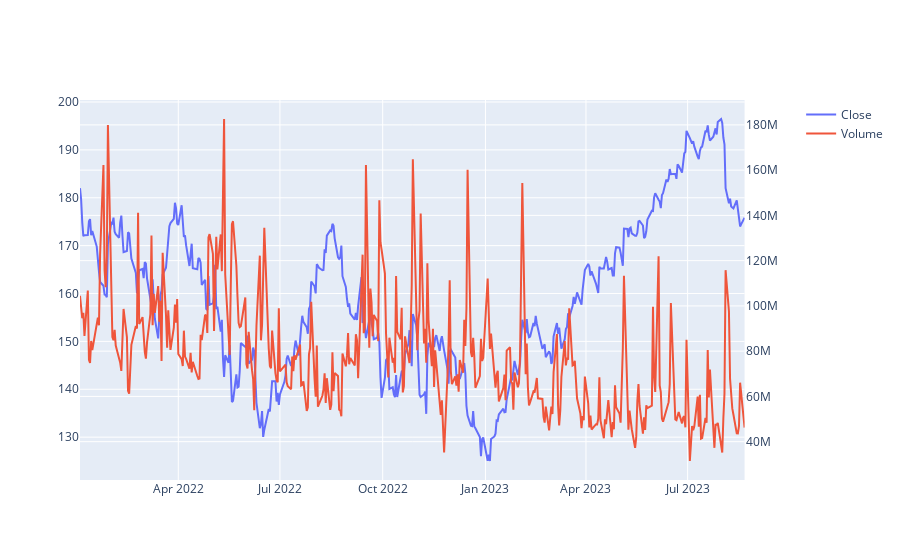

Notebook code for this chart:
### Code cell
fig.add_trace(
    go.Scatter(x=aapl.index, y=aapl.Volume, name='Volume'),
    secondary_y=True
)

### Figure 1 — Plotly figure (JSON) as saved in the notebook; plotly's stock layout.template omitted (floating-point values rounded to 4 significant figures; data arrays with more than 128 entries replaced by an {"elided": "..."} marker saying what was removed)
{"data": [{"name": "Close", "type": "scatter", "x": {"elided": "410 str values"}, "xaxis": "x", "y": {"elided": "410 float values"}, "yaxis": "y"}, {"name": "Volume", "type": "scatter", "x": {"elided": "410 str values"}, "xaxis": "x", "y": {"elided": "410 int values"}, "yaxis": "y2"}], "layout": {"autosize": true, "xaxis": {"anchor": "y", "autorange": true, "domain": [0, 0.94], "range": ["2022-01-03", "2023-08-21"], "type": "date"}, "yaxis": {"anchor": "x", "autorange": true, "domain": [0, 1], "range": [121.1, 200.4], "type": "linear"}, "yaxis2": {"anchor": "x", "autorange": true, "overlaying": "y", "range": [23060000.0, 191000000.0], "side": "right", "type": "linear"}}}
